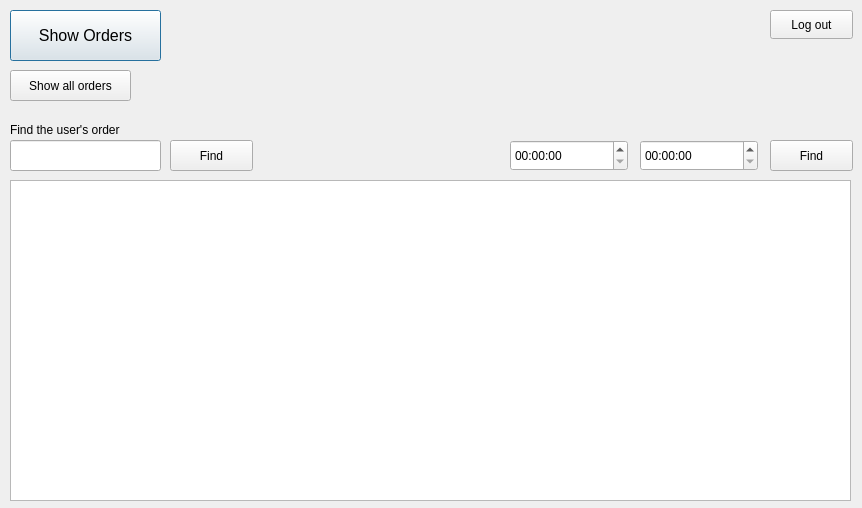
<?xml version="1.0" encoding="UTF-8"?>
<ui version="4.0">
 <class>EmployeeWindow</class>
 <widget class="QDialog" name="EmployeeWindow">
  <property name="geometry">
   <rect>
    <x>0</x>
    <y>0</y>
    <width>862</width>
    <height>508</height>
   </rect>
  </property>
  <property name="windowTitle">
   <string>Dialog</string>
  </property>
  <widget class="QPushButton" name="showOrders">
   <property name="geometry">
    <rect>
     <x>10</x>
     <y>10</y>
     <width>151</width>
     <height>51</height>
    </rect>
   </property>
   <property name="font">
    <font>
     <pointsize>12</pointsize>
    </font>
   </property>
   <property name="text">
    <string>Show Orders</string>
   </property>
  </widget>
  <widget class="QTableWidget" name="tableWidgetMenu">
   <property name="geometry">
    <rect>
     <x>10</x>
     <y>180</y>
     <width>841</width>
     <height>321</height>
    </rect>
   </property>
   <property name="autoFillBackground">
    <bool>false</bool>
   </property>
  </widget>
  <widget class="QLineEdit" name="findEdit">
   <property name="geometry">
    <rect>
     <x>10</x>
     <y>140</y>
     <width>151</width>
     <height>31</height>
    </rect>
   </property>
  </widget>
  <widget class="QLabel" name="label">
   <property name="geometry">
    <rect>
     <x>10</x>
     <y>120</y>
     <width>141</width>
     <height>20</height>
    </rect>
   </property>
   <property name="text">
    <string>Find the user's order</string>
   </property>
  </widget>
  <widget class="QPushButton" name="findUserOrder">
   <property name="geometry">
    <rect>
     <x>170</x>
     <y>140</y>
     <width>83</width>
     <height>31</height>
    </rect>
   </property>
   <property name="text">
    <string>Find</string>
   </property>
  </widget>
  <widget class="QPushButton" name="showAllOrders">
   <property name="geometry">
    <rect>
     <x>10</x>
     <y>70</y>
     <width>121</width>
     <height>31</height>
    </rect>
   </property>
   <property name="text">
    <string>Show all orders</string>
   </property>
  </widget>
  <widget class="QPushButton" name="logOut">
   <property name="geometry">
    <rect>
     <x>770</x>
     <y>10</y>
     <width>83</width>
     <height>29</height>
    </rect>
   </property>
   <property name="text">
    <string>Log out</string>
   </property>
  </widget>
  <widget class="QTimeEdit" name="timeEditSecond">
   <property name="geometry">
    <rect>
     <x>640</x>
     <y>140</y>
     <width>118</width>
     <height>31</height>
    </rect>
   </property>
  </widget>
  <widget class="QTimeEdit" name="timeEditFirst">
   <property name="geometry">
    <rect>
     <x>510</x>
     <y>140</y>
     <width>118</width>
     <height>31</height>
    </rect>
   </property>
  </widget>
  <widget class="QPushButton" name="findUserOrderTime">
   <property name="geometry">
    <rect>
     <x>770</x>
     <y>140</y>
     <width>83</width>
     <height>31</height>
    </rect>
   </property>
   <property name="text">
    <string>Find</string>
   </property>
  </widget>
 </widget>
 <resources/>
 <connections/>
</ui>
